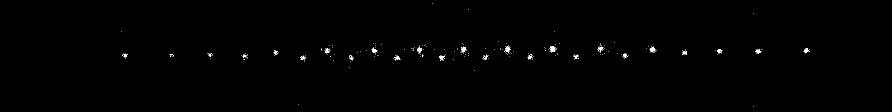
#> input picture data_examples/image14_1.tif, 1784 x 224 px (shown at 1/2 size); its folder holds only this picture in this run
$ python -i col_tif_diff_2guassian.py   (imports and definitions only)
#> lines starting #> are read from the running program, lines starting #| are printed output that depends on the picture; after the words box and inside, x2 and y2 are one past the last pixel; in counts of white or black regions, pixels touching at a corner belong together
import os
import cv2
import numpy as np
from tifffile import imread
from tkinter import Tk, Scale, Label, Button, HORIZONTAL, filedialog, Text, Scrollbar, RIGHT, Y, BOTH, Frame
from scipy.signal import find_peaks
from scipy.optimize import curve_fit

# ========== 参数初始化 ==========
params = {
    "blur_sigma": 2.2,
    "y_blur_sigma": 1.5,          # ⭐ 新增：y 方向 blur
    "threshold_ratio": 0.985,
    "min_peak_prominence": 50,
    "min_peak_distance": 30,
    "y_half_window": 8
}

screen_res = 1280, 720  # 显示窗口最大尺寸

# ========== 选择文件夹 ==========
# [2 lines not run here, left out]
folder_path = filedialog.askdirectory(title="选择 TIF 文件夹")
#> the answer given: ../data_examples
# [3 lines not run here, left out]

tif_files = sorted([f for f in os.listdir(folder_path) if f.lower().endswith('.tif')])
# [2 lines not run here, left out]

idx = 0

# ========== 高斯函数 ==========
def gaussian(y, A, y0, sigma, C):
    return A * np.exp(-(y - y0) ** 2 / (2 * sigma ** 2)) + C

# ========== 高斯拟合 + 一维投影算法 ==========
def detect_ions_1d(image,
                   blur_sigma,
                   y_blur_sigma,          # ⭐ 新增
                   threshold_ratio,
                   min_peak_prominence,
                   min_peak_distance,
                   y_half_window):

    y_half_window = int(round(y_half_window))
    min_peak_distance = int(round(min_peak_distance))

    blur = cv2.GaussianBlur(image, (0, 0), blur_sigma)

    thresh_val = np.percentile(blur, threshold_ratio * 100)
    mask = blur > thresh_val
    mask_uint8 = np.uint8(mask) * 255

    # x 方向投影
    projection_x = np.sum(blur * mask, axis=0).astype(np.float32)

    peaks_x, _ = find_peaks(
        projection_x,
        prominence=min_peak_prominence,
        distance=min_peak_distance
    )

    centers = []
    h, w = image.shape
    x_half_window = 3  # x 方向固定小窗口

    for x0 in peaks_x:
        x0 = int(np.clip(x0, 0, w - 1))
        x_min = max(0, x0 - x_half_window)
        x_max = min(w, x0 + x_half_window + 1)

        # x 小窗口内，对 y 投影
        y_projection = np.sum(blur[:, x_min:x_max], axis=1).astype(np.float32)

        # ⭐ 新增：y 方向 1D 高斯平滑（抑制尖锐噪点）
        if y_blur_sigma > 0:
            y_projection = cv2.GaussianBlur(
                y_projection.reshape(-1, 1),
                ksize=(1, 0),
                sigmaX=0,
                sigmaY=y_blur_sigma
            ).ravel()

        # y 方向找峰
        peaks_y, _ = find_peaks(
            y_projection,
            prominence=min_peak_prominence / 2,
            distance=y_half_window
        )

        for y0 in peaks_y:
            y0 = int(round(y0))
            y_min = max(0, y0 - y_half_window)
            y_max = min(h, y0 + y_half_window)

            y = np.arange(y_min, y_max)
            signal = y_projection[y_min:y_max]

            if signal.sum() <= 0:
                continue

            p0 = [
                signal.max(),
                y0,
                y_half_window / 2,
                np.median(signal)
            ]

            try:
                popt, _ = curve_fit(gaussian, y, signal, p0=p0)
                _, y_fit, _, _ = popt
                centers.append((x0, float(y_fit)))
            except RuntimeError:
                continue

    return mask_uint8, centers

# ========== GUI ==========
# [2 lines not run here, left out]

# [1 line that did not run here, left out]
# [1 line not run here, left out]

# [1 line that did not run here, left out]
# [1 line not run here, left out]
# [1 line that did not run here, left out]
# [1 line not run here, left out]
# [1 line that did not run here, left out]
# [2 lines not run here, left out]

# ========== 显示图像 ==========
def show_frame():
    global idx
    img = imread(os.path.join(folder_path, tif_files[idx]))
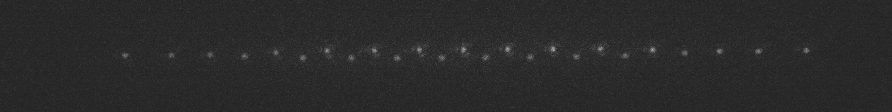
#> img: shape (224, 1784) uint16 (shown at 1/2 size); min 160, max 421, mean 203.9; drawn with min black and max white
    img = (img.astype(np.float32) * (65535.0 / img.max())).clip(0, 65535).astype(np.uint16)
    img_gray = cv2.convertScaleAbs(img, alpha=255.0 / img.max())
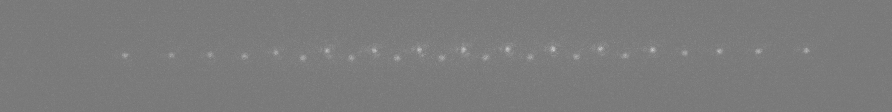
#> img_gray: shape (224, 1784) (shown at 1/2 size); min 97, max 255, mean 123.5
    img_gray_color = cv2.cvtColor(img_gray, cv2.COLOR_GRAY2BGR)

    img_mask, centers = detect_ions_1d(
        img_gray,
        params["blur_sigma"],
        params["y_blur_sigma"],      # ⭐
        params["threshold_ratio"],
        params["min_peak_prominence"],
        params["min_peak_distance"],
        params["y_half_window"]
    )
#> in detect_ions_1d, `thresh_val = np.percentile(blur, threshold_ratio * 100)`: thresh_val = 133
#> in detect_ions_1d, `mask = blur > thresh_val`:
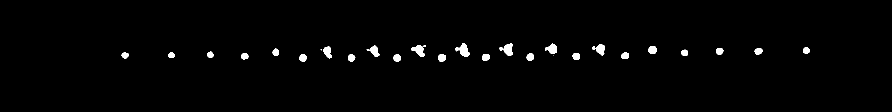
#> mask: shape (224, 1784) bool (shown at 1/2 size); 1.3% white; 30 white regions (3 under 20 px), largest, box (x1, y1, x2, y2) and area: (911, 86, 940, 114) 417, (823, 90, 850, 114) 357, (1007, 87, 1026, 112) 342
#> in detect_ions_1d, `projection_x = np.sum(blur * mask, axis=0).astype(np.float32)`: projection_x = 1784 values, max 3910 at index 926, min 0 at index 0, mean 423.3
#> in detect_ions_1d, `peaks_x, _ = find_peaks( projection_x, prominence=min_peak_prominence,..`: peaks_x = 25 values from 250 to 1612
#> the loop in detect_ions_1d, `for x0 in peaks_x:` made 25 passes
#> (x0, x_min, x_max, peaks_y) on passes 1 to 12: (250, 247, 254, [110]), (342, 339, 346, [110]), (420, 417, 424, [109]), (488, 485, 492, [112]), (551, 548, 555, [105]), (606, 603, 610, [115]), (658, 655, 662, [101]), (702, 699, 706, [115]), (750, 747, 754, [101]), (795, 792, 799, [116]), (841, 838, 845, [99]), (883, 880, 887, [115])
#> after the loop in detect_ions_1d, `for x0 in peaks_x:`: centers = 25 pairs, first value 250 to 1612, second value 97.09 to 115.6

    centers_int = [(int(x), int(y)) for (x, y) in centers]
#> centers_int = 25 pairs, first value 250 to 1612, second value 97 to 115

    disp = cv2.cvtColor(img_mask, cv2.COLOR_GRAY2BGR)
    for (cX, cY) in centers_int:
        cv2.circle(disp, (cX, cY), 4, (0, 0, 255), -1)
#> this loop made 25 passes
#> (cX, cY) on passes 1 to 12: (250, 110), (342, 110), (420, 109), (488, 111), (551, 104), (606, 115), (658, 100), (702, 115), (750, 100), (795, 115), (841, 99), (883, 115)
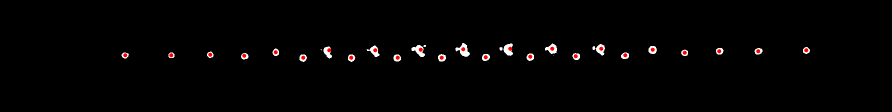
#> disp: shape (224, 1784, 3) (shown at 1/2 size); mean B, G, R 2.6, 2.6, 3.4
    cv2.putText(disp, f"Ions: {len(centers_int)}", (10, 30),
                cv2.FONT_HERSHEY_SIMPLEX, 1, (0, 255, 0), 2)
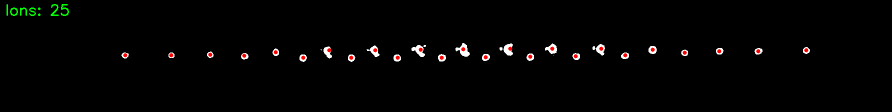
#> disp: shape (224, 1784, 3) (shown at 1/2 size); 0.2% of pixels changed, all inside (x1, y1, x2, y2) = (13, 8, 138, 32)

    h, w = img_gray_color.shape[:2]
#> h = 224; w = 1784
    canvas_disp = np.zeros((screen_res[1], screen_res[0], 3), dtype=np.uint8)
    scale = min(screen_res[0]/w, (screen_res[1]/2)/h, 1.0)
#> scale = 0.717
    new_w, new_h = int(w*scale), int(h*scale)
#> new_w = 1280; new_h = 160

    img_gray_resized = cv2.resize(img_gray_color, (new_w, new_h))
    disp_resized = cv2.resize(disp, (new_w, new_h))
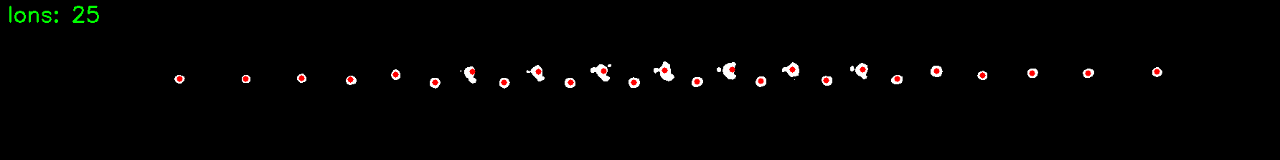
#> disp_resized: shape (160, 1280, 3); mean B, G, R 2.6, 3.1, 3.4

    x_off = (screen_res[0] - new_w)//2
#> x_off = 0
    y_off_top = (screen_res[1]//2 - new_h)//2
#> y_off_top = 100
    y_off_bottom = screen_res[1]//2 + y_off_top
#> y_off_bottom = 460

    canvas_disp[y_off_top:y_off_top+new_h, x_off:x_off+new_w] = img_gray_resized
    canvas_disp[y_off_bottom:y_off_bottom+new_h, x_off:x_off+new_w] = disp_resized

    cv2.putText(canvas_disp, "Original", (x_off+10, y_off_top+30),
                cv2.FONT_HERSHEY_SIMPLEX, 0.8, (255, 255, 255), 2)
    cv2.putText(canvas_disp, "Processed", (x_off+10, y_off_bottom+30),
                cv2.FONT_HERSHEY_SIMPLEX, 0.8, (255, 255, 255), 2)
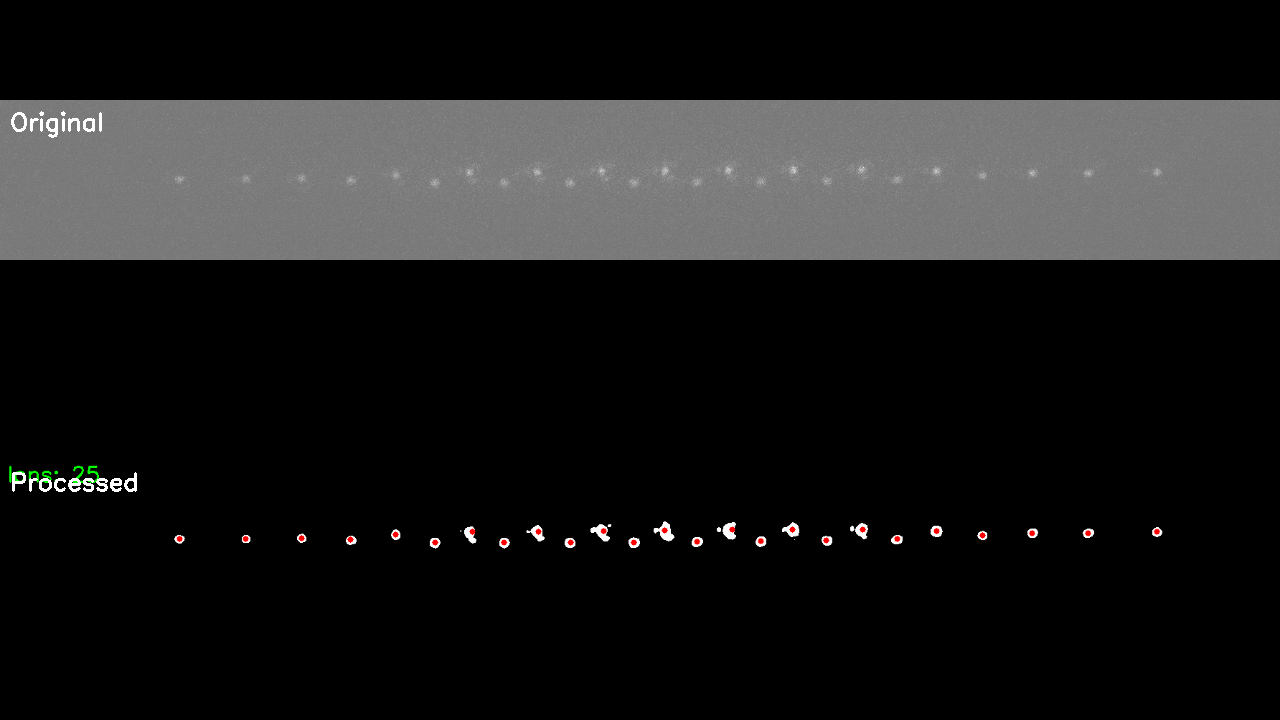
#> canvas_disp: shape (720, 1280, 3); mean B, G, R 28.4, 28.4, 28.5

    cv2.imshow("TIF Parameter Tuning", canvas_disp)

#> (the run stopped early here; a loop or call above may not have finished)
